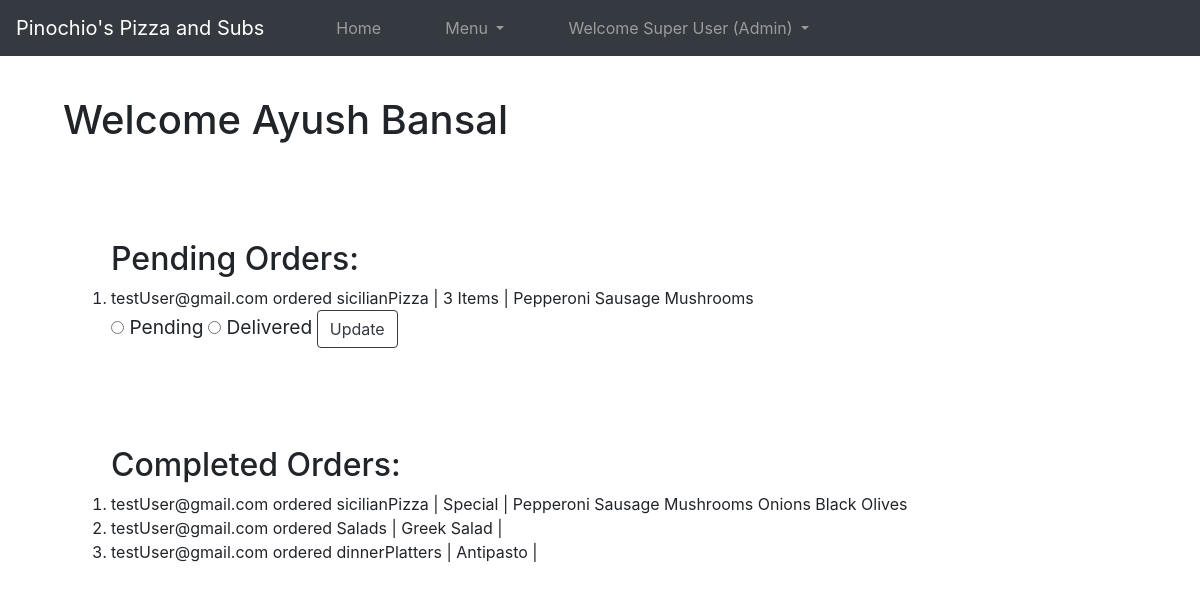
The page /showStatus (signed in) on the database its author committed.
### orders/models.py (models this page shows)
class Orders(models.Model):
    email = models.CharField(max_length=64)
    category = models.CharField(max_length=64)
    selection = models.CharField(max_length=64)
    size = models.CharField(max_length=20, null=True)
    topping = models.CharField(max_length=150, blank=True)
    cost = models.DecimalField(max_digits=6, decimal_places=2, null=True)
    progress = models.CharField(max_length=64)
    def __str__(self):
        return f"{self.email} ordered {self.category} | {self.selection} | {self.topping}"
    class Meta:
        verbose_name_plural = "Pending Orders"

### orders/views.py (the view)
# urls.py: path("showStatus", views.showStatus, name="showStatus"),
def showStatus(request):
    if request.user.is_authenticated:
        name = request.user.first_name+' '+request.user.last_name
        context = {
            "username": name,
            "orders": Orders.objects.all()
        }
        return render(request, "menu/status.html", context)
    else:
        return render(request, "menu/error.html", {"message": "Please Log In First!"})

### orders/templates/menu/status.html (shortened to what this page needs)
{% extends 'menu/base.html' %}
{% block body %}
    <div class="container-fluid">
        <div class="row">
            <div class="col-12">
                <div class="m-5">
                    <h1>Welcome {{username}}</h1>
                </div>
            </div>
            <div class="col-12">
                <div class="m-5 px-5">
                    <h2>Pending Orders: </h2>
                    <ol>
                    {% for order in orders %}
                        {% if order.progress == "Payment Recieved!" %}
                            <form action="{% url 'updateStatus' %}" method="POST">
                                <li>{{order}}</li>
                                <label class="radio-inline">
                                    <input type="radio" name="updStat" value="none"> Pending
                                  </label>
                                <label class="radio-inline">
                                    <input type="radio" name="updStat" value="success"> Delivered
                                  </label>
                                <button type="submit" class="btn btn-outline-dark">Update</button>
                            </form>
                        {% endif %}
                    {% endfor %}
                </ol>
            </div>
            </div>
            <div class="col-12">
                <div class="m-5 px-5">
                    <h2>Completed Orders: </h2>
                    <ol>
                    {% for order in orders %}
                        {% if order.progress == "Delivered" %}
                            <li>{{order}}</li>
                        {% endif %}
                    {% endfor %}
                </ol>
                </div>
            </div>
        </div>
    </div>
{% endblock body %}

### orders/static/css/style.css (style rules this page uses)
* { margin: 0; padding: 0; }
.container-fluid { overflow: hidden; }
label { font-size: 1.2em; }

### rows shown on the page
Orders: email+category+selection "testUser@gmail.com ordered sicilianPizza | 3 Items | Pepperoni Sausage Mushrooms"
Orders: email+category+selection "testUser@gmail.com ordered sicilianPizza | Special | Pepperoni Sausage Mushrooms Onions Black Olives"
Orders: email+category+selection "testUser@gmail.com ordered Salads | Greek Salad |"
Orders: email+category+selection "testUser@gmail.com ordered dinnerPlatters | Antipasto |"

### other values the page prints
{{ username }} "Ayush Bansal"
